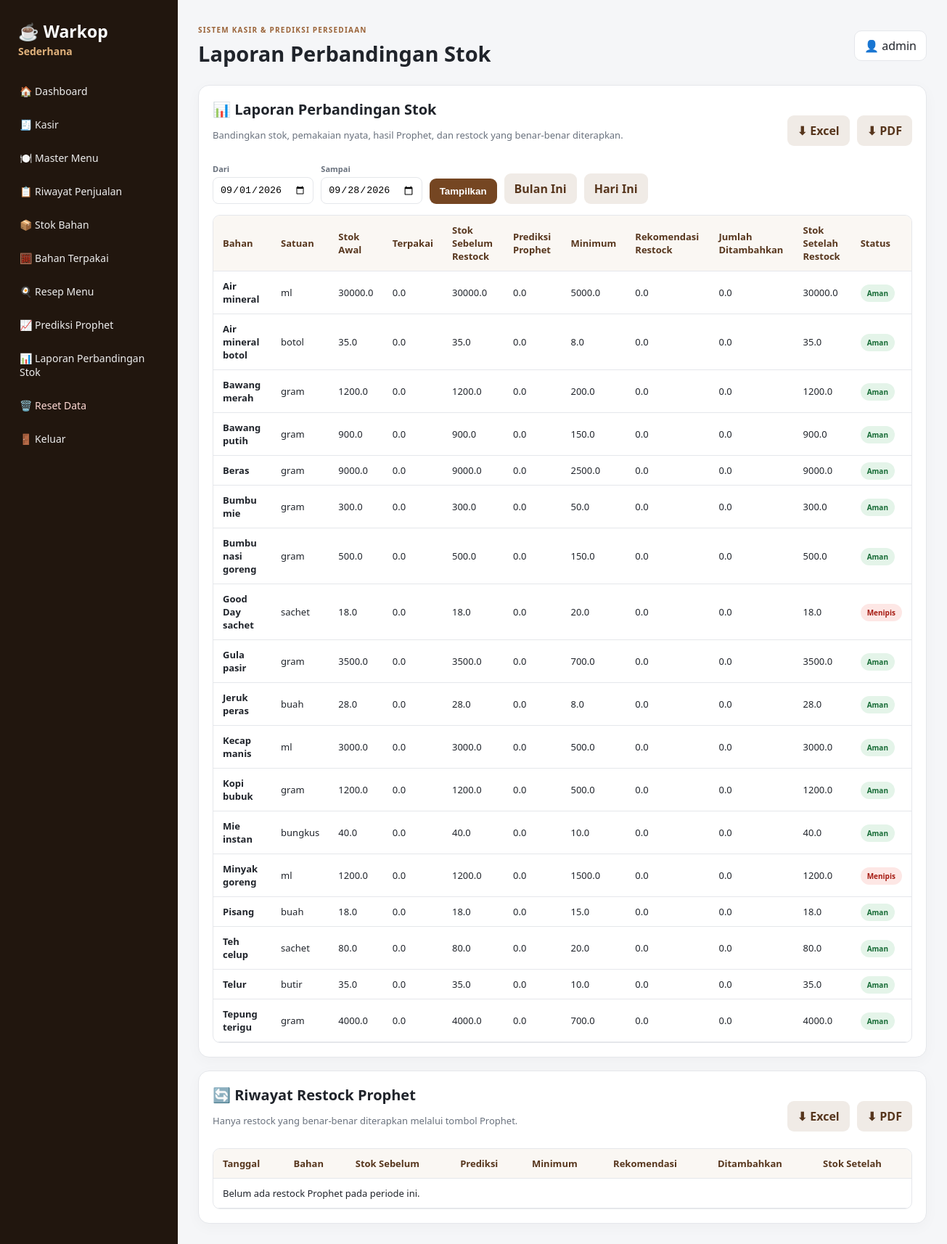
Screenshot of /laporan-stok (signed in) with the database file from the repository.
### tables this page shows
CREATE TABLE stock(id INTEGER PRIMARY KEY, name TEXT UNIQUE, unit TEXT, qty REAL, min_qty REAL);

### app.py (the view, shortened to what this page needs)
@app.route("/laporan-stok")
@auth_required
def laporan_stok():
    start,end=parse_date_range(True); report=build_laporan_stok(start,end)
    c=connect(); run=c.execute("SELECT id FROM forecast_runs WHERE start_date=? AND end_date=? ORDER BY id DESC LIMIT 1",(start,end)).fetchone(); pred={r['material']:{'predicted':float(r['predicted']),'recommended':float(r['recommended']),'min':float(r['min_qty'])} for r in c.execute("SELECT material,predicted,recommended,min_qty FROM forecast_items WHERE run_id=?",(run['id'],)).fetchall()} if run else {}
    current={r['name']:float(r['qty']) for r in c.execute("SELECT name,qty FROM stock").fetchall()}
    logs=c.execute("SELECT id,date(log_date) d,material,qty,unit FROM stock_logs WHERE type='MASUK' AND note LIKE 'Restock dari rekomendasi Prophet%' AND date(log_date) BETWEEN date(?) AND date(?) ORDER BY log_date DESC,id DESC",(start,end)).fetchall()
    restocks=[]
    c.close()
    return render_template("laporan_stok.html",title="Laporan Perbandingan Stok",start=start,end=end,report=report,restocks=restocks)

### app.py (called while the page is built)
def connect():
    c = sqlite3.connect(DB)
    c.row_factory = sqlite3.Row
    return c

def auth_required(fn):
    @wraps(fn)
    def wrapper(*args, **kwargs):
        if not session.get("user"):
            return redirect(url_for("login"))
        return fn(*args, **kwargs)
    return wrapper

def parse_date_range(default_month=True):
    today = date.today()
    default_start = today.replace(day=1).isoformat() if default_month else ""
    default_end = today.isoformat() if default_month else ""
    start = request.args.get("start") or default_start
    end = request.args.get("end") or default_end
    return start, end

def opening_stocks(start):
    c = connect()
    baseline = {name: float(qty) for name, unit, qty, min_qty in STOCK}
    rows = c.execute("""SELECT material, COALESCE(SUM(CASE WHEN type='MASUK' THEN qty ELSE -qty END),0) net
                        FROM stock_logs WHERE date(log_date) < date(?) GROUP BY material""", (start,)).fetchall()
    c.close()
    result = dict(baseline)
    for r in rows:
        result[r["material"]] = result.get(r["material"], 0.0) + float(r["net"] or 0)
    return result

### templates/laporan_stok.html
{% extends "base.html" %}{% block content %}<div class="section"><div class="section-head"><div><h2>📊 Laporan Perbandingan Stok</h2><p class="muted">Bandingkan stok, pemakaian nyata, hasil Prophet, dan restock yang benar-benar diterapkan.</p></div><div class="export-row"><a class="btn secondary" href="{{url_for('export_laporan_stok_xlsx',start=start,end=end)}}">⬇ Excel</a><a class="btn secondary" href="{{url_for('export_laporan_stok_pdf',start=start,end=end)}}">⬇ PDF</a></div></div><form class="filter"><label>Dari<input type="date" name="start" value="{{start}}"></label><label>Sampai<input type="date" name="end" value="{{end}}"></label><button class="btn">Tampilkan</button><a class="btn secondary" href="{{url_for('laporan_stok')}}">Bulan Ini</a><a class="btn secondary" href="{{url_for('laporan_stok',start=(end),end=(end))}}">Hari Ini</a></form><div class="table-wrap"><table><thead><tr><th>Bahan</th><th>Satuan</th><th>Stok Awal</th><th>Terpakai</th><th>Stok Sebelum Restock</th><th>Prediksi Prophet</th><th>Minimum</th><th>Rekomendasi Restock</th><th>Jumlah Ditambahkan</th><th>Stok Setelah Restock</th><th>Status</th></tr></thead><tbody>{% for r in report %}<tr><td><b>{{r.material}}</b></td><td>{{r.unit}}</td><td>{{"%.1f"|format(r.start_stock)}}</td><td>{{"%.1f"|format(r.used)}}</td><td>{{"%.1f"|format(r.before_restock)}}</td><td>{{"%.1f"|format(r.predicted)}}</td><td>{{"%.1f"|format(r.min)}}</td><td>{{"%.1f"|format(r.recommended)}}</td><td>{{"%.1f"|format(r.added)}}</td><td>{{"%.1f"|format(r.after_restock)}}</td><td>{% if r.status=='Aman' %}<span class="badge green">Aman</span>{% else %}<span class="badge red">Menipis</span>{% endif %}</td></tr>{% endfor %}</tbody></table></div></div><div class="section"><div class="section-head"><div><h2>🔄 Riwayat Restock Prophet</h2><p class="muted">Hanya restock yang benar-benar diterapkan melalui tombol Prophet.</p></div><div class="export-row"><a class="btn secondary" href="{{url_for('export_restock_xlsx',start=start,end=end)}}">⬇ Excel</a><a class="btn secondary" href="{{url_for('export_restock_pdf',start=start,end=end)}}">⬇ PDF</a></div></div><div class="table-wrap"><table><thead><tr><th>Tanggal</th><th>Bahan</th><th>Stok Sebelum</th><th>Prediksi</th><th>Minimum</th><th>Rekomendasi</th><th>Ditambahkan</th><th>Stok Setelah</th></tr></thead><tbody>{% for r in restocks %}<tr><td>{{r.d}}</td><td>{{r.material}} ({{r.unit}})</td><td>{{"%.1f"|format(r.before)}}</td><td>{{"%.1f"|format(r.predicted)}}</td><td>{{"%.1f"|format(r.min)}}</td><td>{{"%.1f"|format(r.recommended)}}</td><td>{{"%.1f"|format(r.added)}}</td><td>{{"%.1f"|format(r.after)}}</td></tr>{% else %}<tr><td colspan="8">Belum ada restock Prophet pada periode ini.</td></tr>{% endfor %}</tbody></table></div></div>{% endblock %}

### static/css/style.css (style rules this page uses)
:root { --bg:#f5f6f8;--card:#fff;--ink:#20242b;--muted:#69717d;--brown:#754622;--brown2:#9a6338;--line:#e5e7eb }
* { box-sizing:border-box }
body { margin:0;background:var(--bg);color:var(--ink);font-family:Segoe UI,Arial,sans-serif }
h2 { margin:0 0 7px;font-size:20px }
.card,.section,.food-card { background:var(--card);border:1px solid var(--line);border-radius:15px;box-shadow:0 5px 20px #00000008 }
.section { padding:19px;margin-bottom:18px }
.section-head { display:flex;justify-content:space-between;align-items:center;margin-bottom:15px }
.muted { color:var(--muted);font-size:13px;line-height:1.5 }
.btn { border:0;background:var(--brown);color:#fff;padding:10px 14px;border-radius:9px;font-weight:800;text-decoration:none;cursor:pointer;display:inline-flex;align-items:center;justify-content:center }
.btn.secondary { background:#f0ebe6;color:#57361d }
.table-wrap { overflow:auto;border:1px solid var(--line);border-radius:10px }
table { border-collapse:collapse;width:100%;min-width:650px }
th,td { padding:11px 13px;border-bottom:1px solid var(--line);font-size:13px;text-align:left }
th { background:#faf7f3;color:#57361d }
.badge { padding:5px 9px;border-radius:999px;font-size:10px;font-weight:900 }
.red { background:#fde7e5;color:#a61b12 }
.green { background:#e4f4e9;color:#176b36 }
.filter,.stock-form,.prediction-form { display:flex;gap:10px;align-items:end;flex-wrap:wrap;margin-bottom:15px }
.filter label,.stock-form label,.prediction-form label { font-size:11px;color:var(--muted);font-weight:800 }
.filter input,.stock-form input,.stock-form select,.prediction-form input { display:block;margin-top:4px;padding:9px;border:1px solid var(--line);border-radius:8px;background:#fff }
.export-row { display:flex;gap:10px;align-items:center;margin-top:14px }
.filter .btn,.filter a { margin-top:4px }

### rows the page displays
stock: material "Air mineral", unit "ml", start_stock "30000.0", used "0.0", before_restock "30000.0", predicted "0.0", min "5000.0", recommended "0.0", added "0.0", after_restock "30000.0", shows "Aman"
stock: material "Air mineral botol", unit "botol", start_stock "35.0", used "0.0", before_restock "35.0", predicted "0.0", min "8.0", recommended "0.0", added "0.0", after_restock "35.0", shows "Aman"
stock: material "Bawang merah", unit "gram", start_stock "1200.0", used "0.0", before_restock "1200.0", predicted "0.0", min "200.0", recommended "0.0", added "0.0", after_restock "1200.0", shows "Aman"
stock: material "Bawang putih", unit "gram", start_stock "900.0", used "0.0", before_restock "900.0", predicted "0.0", min "150.0", recommended "0.0", added "0.0", after_restock "900.0", shows "Aman"
stock: material "Beras", unit "gram", start_stock "9000.0", used "0.0", before_restock "9000.0", predicted "0.0", min "2500.0", recommended "0.0", added "0.0", after_restock "9000.0", shows "Aman"
stock: material "Bumbu mie", unit "gram", start_stock "300.0", used "0.0", before_restock "300.0", predicted "0.0", min "50.0", recommended "0.0", added "0.0", after_restock "300.0", shows "Aman"
stock: material "Bumbu nasi goreng", unit "gram", start_stock "500.0", used "0.0", before_restock "500.0", predicted "0.0", min "150.0", recommended "0.0", added "0.0", after_restock "500.0", shows "Aman"
stock: material "Good Day sachet", unit "sachet", start_stock "18.0", used "0.0", before_restock "18.0", predicted "0.0", min "20.0", recommended "0.0", added "0.0", after_restock "18.0", shows "Menipis"
stock: material "Gula pasir", unit "gram", start_stock "3500.0", used "0.0", before_restock "3500.0", predicted "0.0", min "700.0", recommended "0.0", added "0.0", after_restock "3500.0", shows "Aman"
stock: material "Jeruk peras", unit "buah", start_stock "28.0", used "0.0", before_restock "28.0", predicted "0.0", min "8.0", recommended "0.0", added "0.0", after_restock "28.0", shows "Aman"
stock: material "Kecap manis", unit "ml", start_stock "3000.0", used "0.0", before_restock "3000.0", predicted "0.0", min "500.0", recommended "0.0", added "0.0", after_restock "3000.0", shows "Aman"
stock: material "Kopi bubuk", unit "gram", start_stock "1200.0", used "0.0", before_restock "1200.0", predicted "0.0", min "500.0", recommended "0.0", added "0.0", after_restock "1200.0", shows "Aman"
stock: material "Mie instan", unit "bungkus", start_stock "40.0", used "0.0", before_restock "40.0", predicted "0.0", min "10.0", recommended "0.0", added "0.0", after_restock "40.0", shows "Aman"
stock: material "Minyak goreng", unit "ml", start_stock "1200.0", used "0.0", before_restock "1200.0", predicted "0.0", min "1500.0", recommended "0.0", added "0.0", after_restock "1200.0", shows "Menipis"
stock: material "Pisang", unit "buah", start_stock "18.0", used "0.0", before_restock "18.0", predicted "0.0", min "15.0", recommended "0.0", added "0.0", after_restock "18.0", shows "Aman"
stock: material "Teh celup", unit "sachet", start_stock "80.0", used "0.0", before_restock "80.0", predicted "0.0", min "20.0", recommended "0.0", added "0.0", after_restock "80.0", shows "Aman"
stock: material "Telur", unit "butir", start_stock "35.0", used "0.0", before_restock "35.0", predicted "0.0", min "10.0", recommended "0.0", added "0.0", after_restock "35.0", shows "Aman"
stock: material "Tepung terigu", unit "gram", start_stock "4000.0", used "0.0", before_restock "4000.0", predicted "0.0", min "700.0", recommended "0.0", added "0.0", after_restock "4000.0", shows "Aman"

### other values shown
{{ title or "Dashboard" }} "Laporan Perbandingan Stok"
{{ session.get("user") }} "admin"
